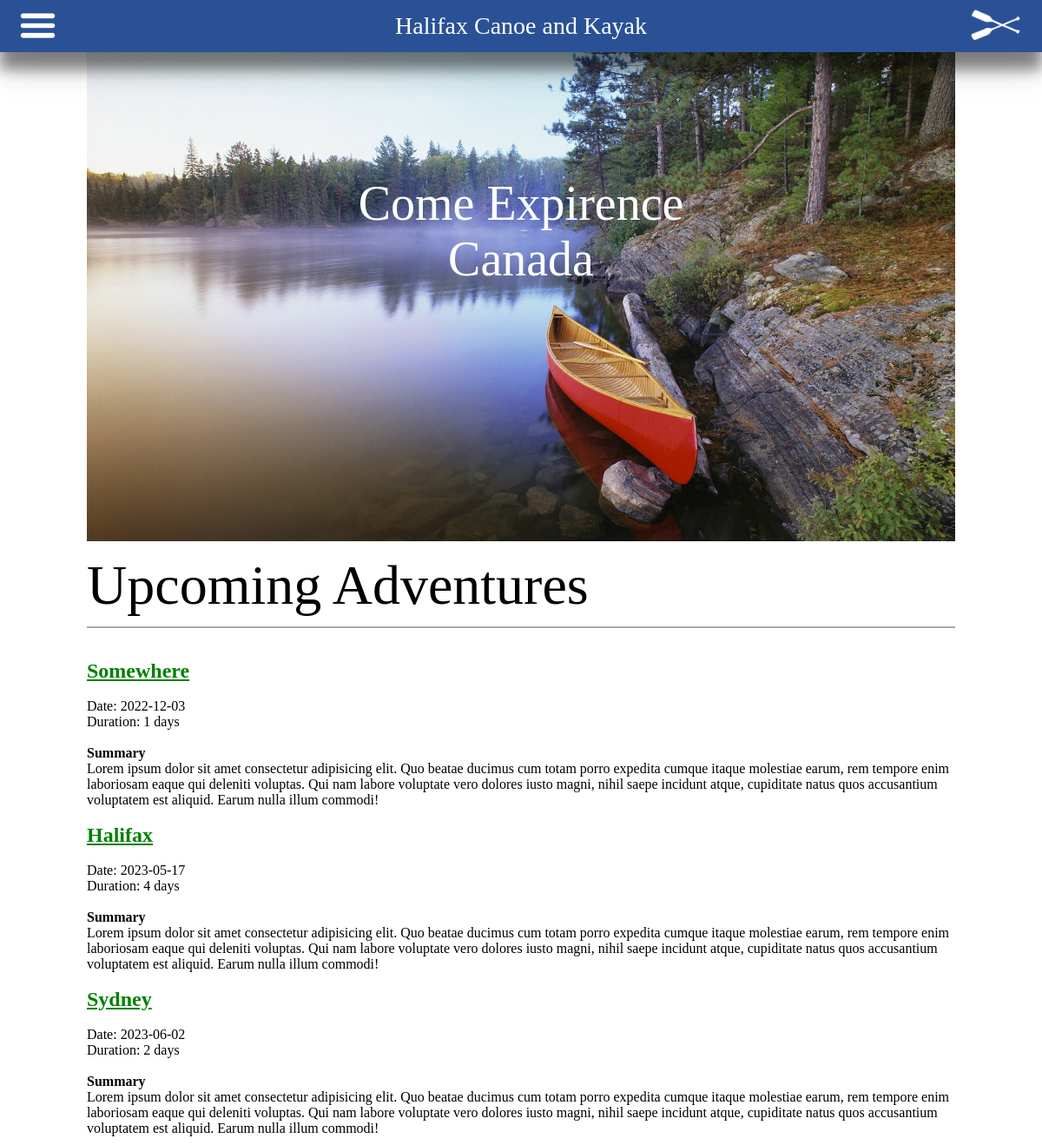
Before: / with the older database file.
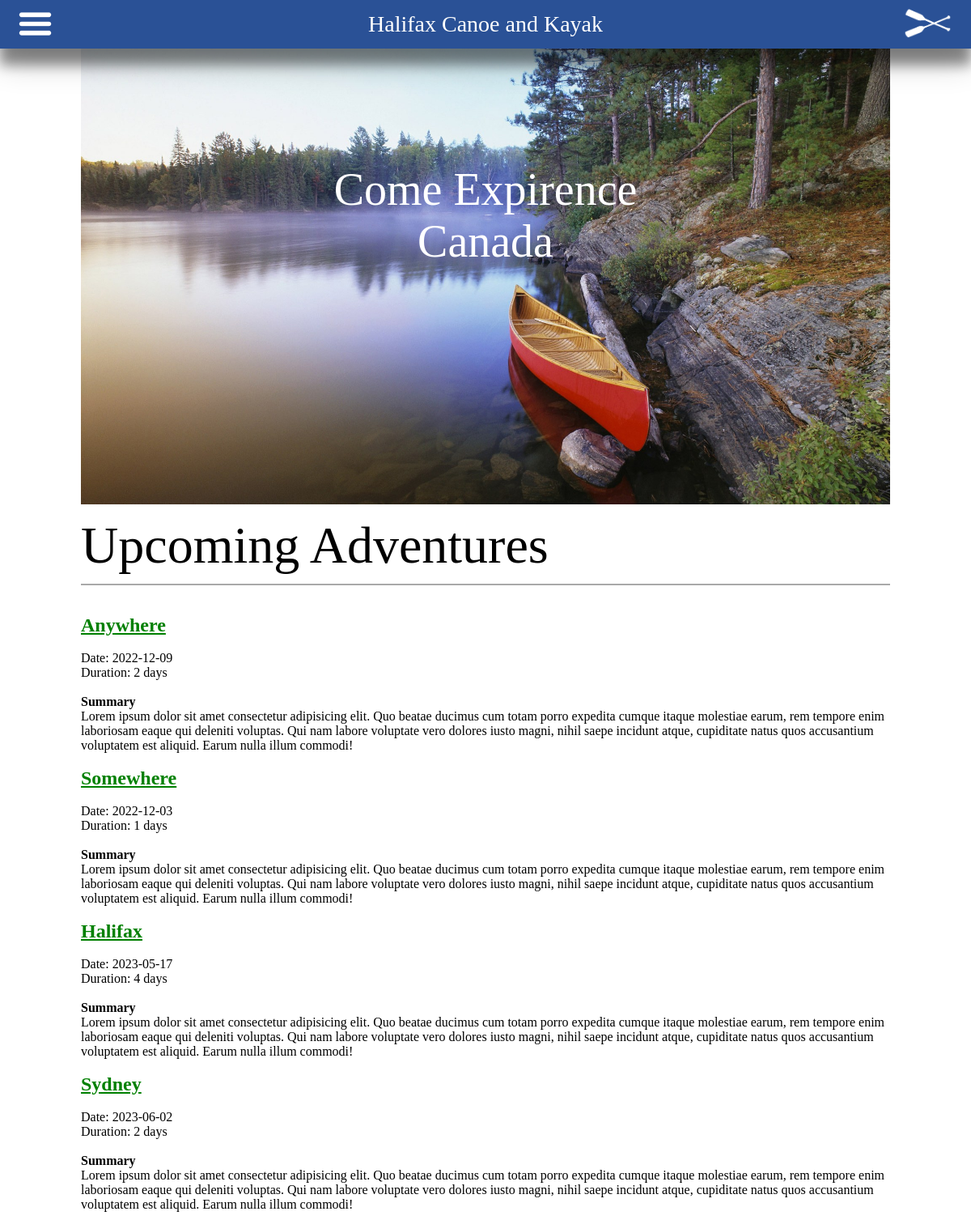
After: the same page with the newer database file.
### tables this page shows
CREATE TABLE IF NOT EXISTS `adventures` (
  `id` int(5) NOT NULL AUTO_INCREMENT,
  `heading` varchar(50) NOT NULL,
  `tripDate` date NOT NULL,
  `duration` int(3) NOT NULL,
  `summary` text NOT NULL,
  UNIQUE KEY `id` (`id`)
);

### announcement.php (the view, shortened to what this page needs)
<div class="section announcement">
	<div class="announcement">
		<div class='container'>
			<p class="anncment__text">Upcoming Adventures</p>
		</div>
	</div>
	<br>
	<?php
			$conn = mysqli_connect("localhost", "root", "", "halifaxcanoeandkayak");
	?>
	<?php
	        $sql = "SELECT * FROM halifaxcanoeandkayak.adventures";
	        $result = mysqli_query($conn, $sql);
	        if (mysqli_num_rows($result) > 0) {
	        while($row = mysqli_fetch_assoc($result)) {
	            echo " <br> <H2 class='place'>" . $row["heading"] . "</h2>" ;
                echo "<br> <p class='date__duration'>" . "Date: " . $row["tripDate"] . "</p>";
                echo "<p class='date__duration'>" . "Duration: " . $row["duration"] . " days" . "</p>";
                echo "<br> <h4>Summary</h4>";
                echo "<p class='containet'>" . $row["summary"] . "</p>";
	           }
	           } else {
	                echo "<h2>0 results</h2>";
	           }
    ?>
</div>

### index.php (shortened to what this page needs)
<!DOCTYPE html>
<html>
<head>
	<?php
		include 'header.php';
	?>
</head>
<body>
	<div class="container header">
		<div class="header__burger box">
			<a href="#" class="burger">
				<img src="img/hamburger.png" class="hamburger" alt="menu button">
			</a>
		</div>
		<div class="header__logo box">
			<a href="#" class="logo">
				<img src="img/paddle-white.png" class="paddle" alt="Logo">
			</a>
		</div>
		<div class="header__text box">
			<p>Halifax Canoe and Kayak</p>
		</div>
	</div>
	<?php
		include 'content.php';
	?>
	<?php
		include 'announcement.php';
	?>
</body>
</html>

### header.php (shortened to what this page needs)
<link rel='stylesheet' type='text/css' media='screen' href='CSS/style.css'>

### content.php
<div class="container content">
	<div class="section mainPage_pic">
		<div class="container mp_pic">
				<img src="img/canoe.jpg" alt="Main picture Kanoe" class="picture">
				<p class=" box">Come Expirence Canada</p>
		</div>
	</div>
</div>

### CSS/style.css (style rules this page uses)
*,*:before, *:after { padding: 0; margin: 0; border: 0; }
.header { display: block; position: fixed; width: 100%; height: 60px; left: 0; top: 0; background-color: #2a5196; z-index: 2; box-shadow: rgb(0 0 0 / 20%) 0px 19px 38px, rgb(0 0 0 / 42%) 0px 20px 15px; }
.header__burger { display: block; position: absolute; float: left; padding-left: 10px; z-index: 3; }
.hamburger { width: 45px; padding: 15% 25%; }
.header__text p { display: block; max-width: 1000px; margin-left: auto; margin-right: auto; padding: 14px 10%; top: 20%; color: #fff; font-size: 28px; text-align: center; }
.header__logo { display: block; float: right; padding-right: 20px; }
.paddle { width: 70px; height: 60px; }
.container.content { max-width: 1000px; margin: 0px auto; }
.container .mp_pic { width: 100%; margin-top: 60px; position: relative; z-index: 0; }
.mp_pic img { width: 100%; height: auto; z-index: 0; }
.mp_pic p { position: absolute; color: #fff; top: 25%; box-sizing: border-box; width: 100%; padding: 0 30%; text-align: center; font-size: 3.5em; z-index: 0; }
.section.announcement { padding: 10px 20px; max-width: 1000px; margin: 0px auto; }
.anncment__text { font-size: 4em; font-style: bold; padding: 0px 0px 10px 0px; border-bottom: 2px darkgray solid; }
.place { color:green; text-decoration: underline; }

Changed rows visible on the page:
added adventures: heading "Anywhere", tripDate "2022-12-09", duration "2", summary "Lorem ipsum dolor sit amet consectetur adipisicing elit. Quo beatae ducimus cum totam porro expedita cumque itaque molestiae earum, rem tempore enim laboriosam eaque qui deleniti voluptas. Qui nam labore voluptate vero dolores iusto magni, nihil saepe incidunt atque, cupiditate natus quos accusantium voluptatem est aliquid. Earum nulla illum commodi!"
